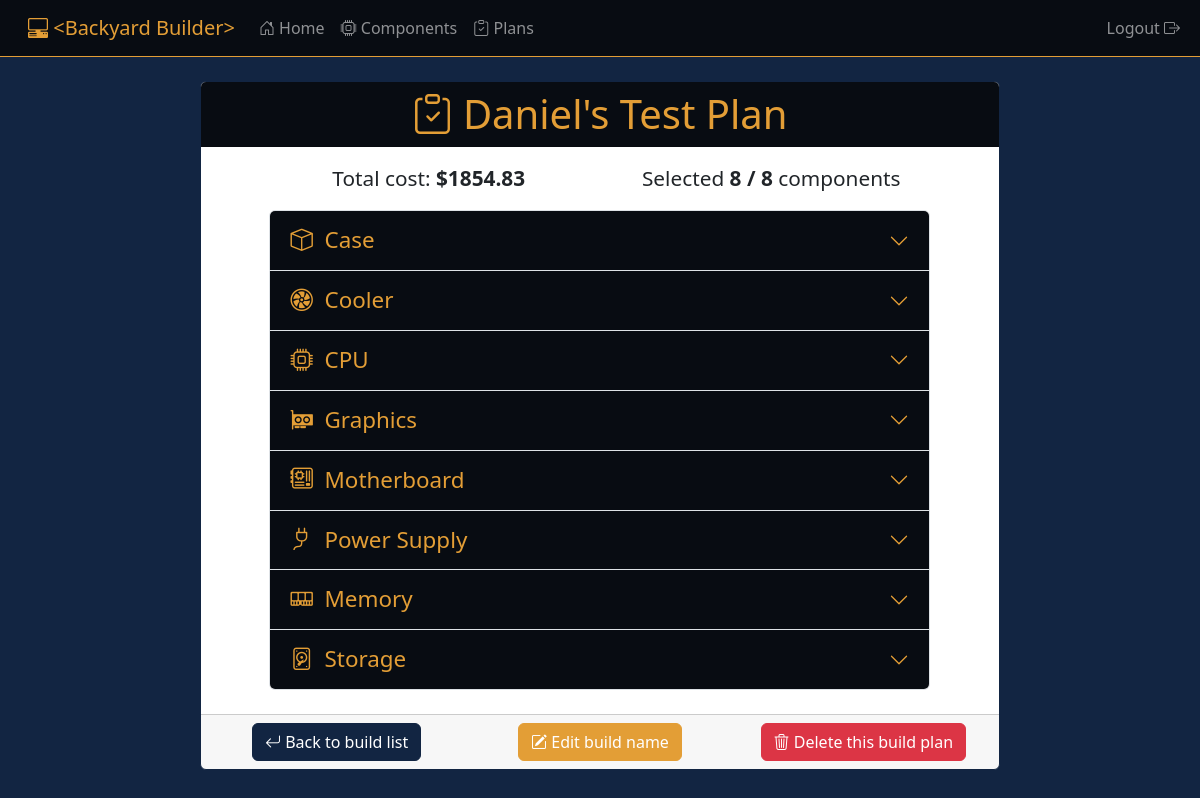
Before: /builds/4 (signed in) with the older database file.
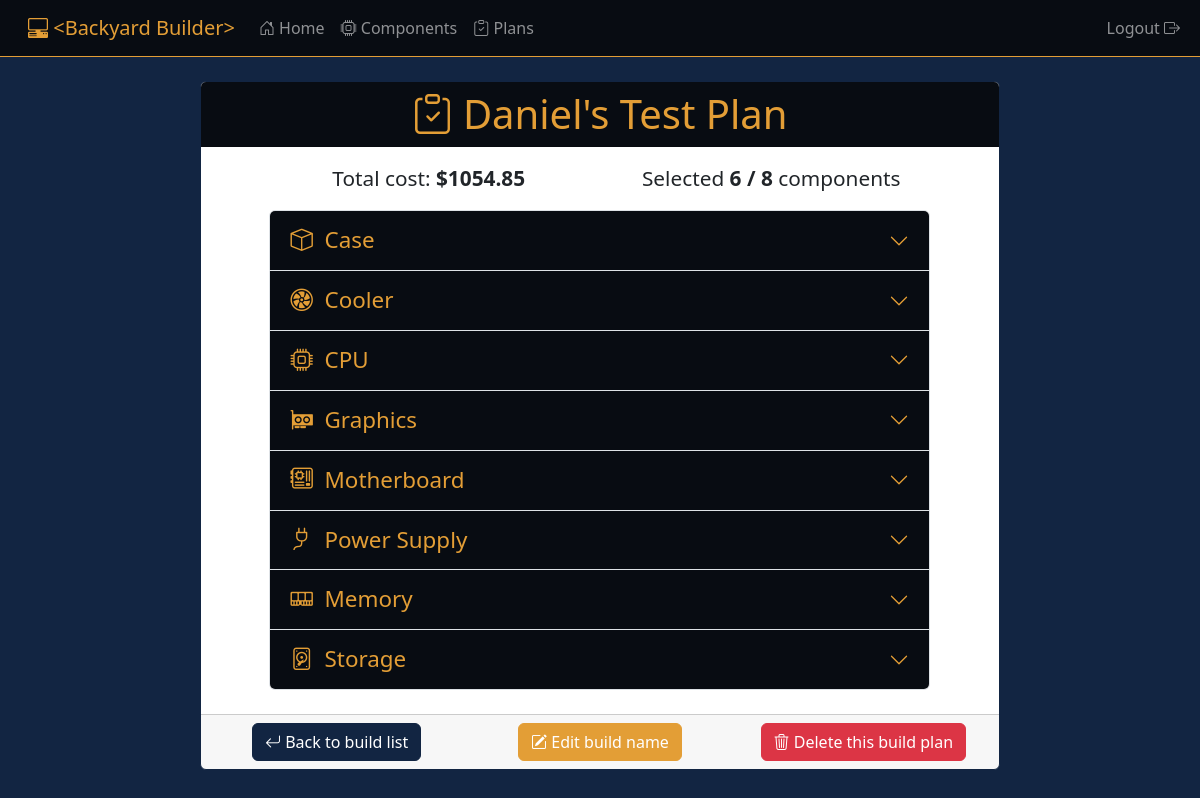
After: the same page with the newer database file.
### builds/models.py (models this page shows, shortened)
class Build(models.Model):
    name = models.CharField(max_length=75, default='My PC Plan')
    user = models.ForeignKey(User, on_delete=models.CASCADE)
    case = models.ForeignKey(Case, on_delete=models.SET_NULL, null=True, default=None)
    cooler = models.ForeignKey(Cooler, on_delete=models.SET_NULL, null=True, default=None)
    cpu = models.ForeignKey(CPU, on_delete=models.SET_NULL, null=True, default=None)
    graphics = models.ForeignKey(Graphics, on_delete=models.SET_NULL, null=True, default=None)
    motherboard = models.ForeignKey(Motherboard, on_delete=models.SET_NULL, null=True, default=None)
    powersupply = models.ForeignKey(PowerSupply, on_delete=models.SET_NULL, null=True, default=None)
    ram = models.ForeignKey(RAM, on_delete=models.SET_NULL, null=True, default=None)
    storage = models.ForeignKey(Storage, on_delete=models.SET_NULL, null=True, default=None)
    def total_price(self):
        total_price = 0
        components = []
        if self.case is not None:
            components.append(self.case)
        if self.cooler is not None:
            components.append(self.cooler)
        if self.cpu is not None:
            components.append(self.cpu)
        if self.graphics is not None:
            components.append(self.graphics)
        if self.motherboard is not None:
            components.append(self.motherboard)
        if self.powersupply is not None:
            components.append(self.powersupply)
        if self.ram is not None:
            components.append(self.ram)
        if self.storage is not None:
            components.append(self.storage)
        for component in components:
            total_price += component.price
        return round(total_price, 2)
    def component_count(self):
        count = 0
        if self.case is not None:
            count += 1
        if self.cooler is not None:
            count += 1
        if self.cpu is not None:
            count += 1
        if self.graphics is not None:
            count += 1
        if self.motherboard is not None:
            count += 1
        if self.powersupply is not None:
            count += 1
        if self.ram is not None:
            count += 1
        if self.storage is not None:
            count += 1
        return count

### components/models.py (models this page shows, shortened)
class Component(models.Model):
    name = models.CharField(max_length=300)
    manufacturer = models.CharField(max_length=100)
    price = models.FloatField()
    image = models.ImageField(default='component_images/default_component.png', upload_to='component_images')
    link = models.URLField()

### builds/views.py (the view)
# urls.py: path('<int:build_id>', views.view_build, name='view_build'),
@login_required
def view_build(request, build_id):
    context = {}
    build = Build.objects.get(id=build_id)
    context['build'] = build
    form = BuildNameForm(request.POST or None, instance=build)
    if form.is_valid():
        form.save()
        return redirect('builds:view_build', build.id)
    context['form'] = form
    return render(request, 'builds/build_view.html', context)

### builds/templates/builds/build_view.html (shortened to what the changed rows need)
{% extends 'dashboard/base.html' %}
{% block body %}
    <div class="col-8 offset-2 my-4">
        <div class="card">
            <h1 class="card-header text-center">
                <i class="bi bi-clipboard-check"></i>
                {{ build.name }}
            </h1>
            <div class="row my-3">
                <div class="col-5 offset-1 text-center">
                    <div class="card-text" style="font-size: 1.3rem;">
                        Total cost: <strong>${{ build.total_price }}</strong>
                    </div>
                </div>
                <div class="col-5 text-center">
                    <div class="card-text" style="font-size: 1.3rem;">
                        Selected <strong>{{ build.component_count }}&nbsp;/&nbsp;8</strong> components
                    </div>
                </div>
            </div>
            <div class="row mb-4">
                <div class="col-10 offset-1">
                    <div class="accordion" id="buildAccordion">
                        <div class="accordion-item">
                            <h2 class="accordion-header" id="headingCase" >
                                <button class="accordion-button collapsed" type="button" data-bs-toggle="collapse" data-bs-target="#collapseCase" aria-expanded="true" aria-controls="collapseCase">
                                    <i class="bi bi-box"></i>
                                    &nbsp;&nbsp;Case
                                </button>
                            </h2>
                        </div>
                        <div class="accordion-item">
                            <h2 class="accordion-header" id="headingCooler" >
                                <button class="accordion-button collapsed" type="button" data-bs-toggle="collapse" data-bs-target="#collapseCooler" aria-expanded="true" aria-controls="collapseCooler">
                                    <i class="bi bi-fan"></i>
                                    &nbsp;&nbsp;Cooler
                                </button>
                            </h2>
                        </div>
                        <div class="accordion-item">
                            <h2 class="accordion-header" id="headingCPU" >
                                <button class="accordion-button collapsed" type="button" data-bs-toggle="collapse" data-bs-target="#collapseCPU" aria-expanded="true" aria-controls="collapseCPU">
                                    <i class="bi bi-cpu"></i>
                                    &nbsp;&nbsp;CPU
                                </button>
                            </h2>
                        </div>
                        <div class="accordion-item">
                            <h2 class="accordion-header" id="headingGraphics" >
                                <button class="accordion-button collapsed" type="button" data-bs-toggle="collapse" data-bs-target="#collapseGraphics" aria-expanded="true" aria-controls="collapseGraphics">
                                    <i class="bi bi-gpu-card"></i>
                                    &nbsp;&nbsp;Graphics
                                </button>
                            </h2>
                        </div>
                        <div class="accordion-item">
                            <h2 class="accordion-header" id="headingMobo" >
                                <button class="accordion-button collapsed" type="button" data-bs-toggle="collapse" data-bs-target="#collapseMobo" aria-expanded="true" aria-controls="collapseMobo">
                                    <i class="bi bi-motherboard"></i>
                                    &nbsp;&nbsp;Motherboard
                                </button>
                            </h2>
                        </div>
                        <div class="accordion-item">
                            <h2 class="accordion-header" id="headingPSU" >
                                <button class="accordion-button collapsed" type="button" data-bs-toggle="collapse" data-bs-target="#collapsePSU" aria-expanded="true" aria-controls="collapsePSU">
                                    <i class="bi bi-plug"></i>
                                    &nbsp;&nbsp;Power Supply
                                </button>
                            </h2>
                        </div>
                        <div class="accordion-item">
                            <h2 class="accordion-header" id="headingRAM" >
                                <button class="accordion-button collapsed" type="button" data-bs-toggle="collapse" data-bs-target="#collapseRAM" aria-expanded="true" aria-controls="collapseRAM">
                                    <i class="bi bi-memory"></i>
                                    &nbsp;&nbsp;Memory
                                </button>
                            </h2>
                        </div>
                        <div class="accordion-item">
                            <h2 class="accordion-header" id="headingStorage" >
                                <button class="accordion-button collapsed" type="button" data-bs-toggle="collapse" data-bs-target="#collapseStorage" aria-expanded="true" aria-controls="collapseStorage">
                                    <i class="bi bi-device-hdd"></i>
                                    &nbsp;&nbsp;Storage
                                </button>
                            </h2>
                        </div>
                    </div>
                </div>
            </div>
            <div class="card-footer">
                <div class="row">
                </div>
            </div>
        </div>
    </div>
{% endblock %}

Changed rows visible on the page:
changed Build "Daniel's Test Plan": total_price "1854.83" → "1054.85"; component_count "8" → "6"
